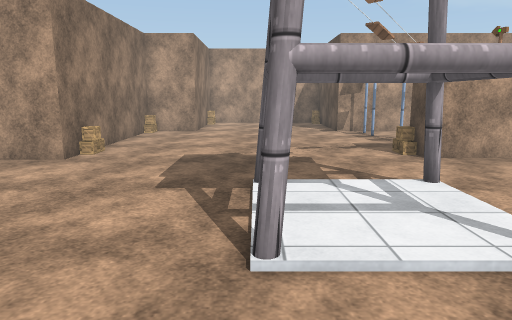
view 1 (above)

21 first-person views from a walk through a Unity game level. The camera is 1.5 m above the floor, tilts 10° down and sees 70° across. The floor is counted in squares, 1 m on a side. Each view is taken from the middle of a square. On the plan, view 1 faces up. The plan holds only what a view shows up to about 16 squares ahead; the rest is blank. The place goes on beyond the plan. The player is left out. Surface patterns are stand-ins for the level's own textures.

view 2
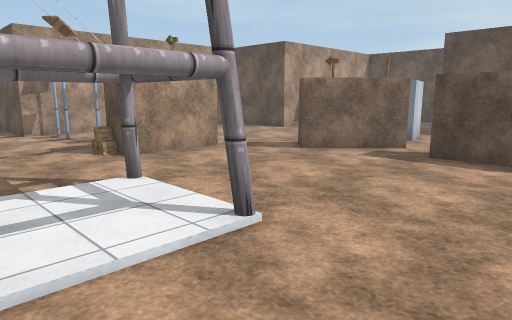

view 3
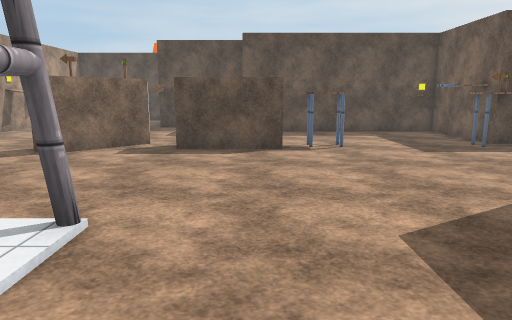

view 4
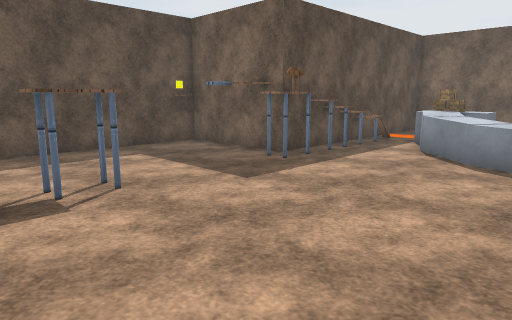

view 5
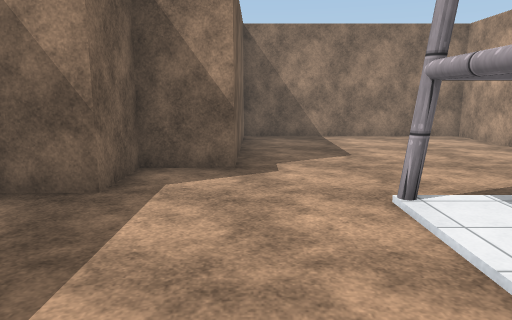

view 6
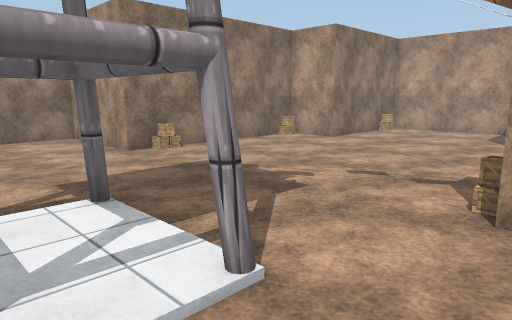

view 7
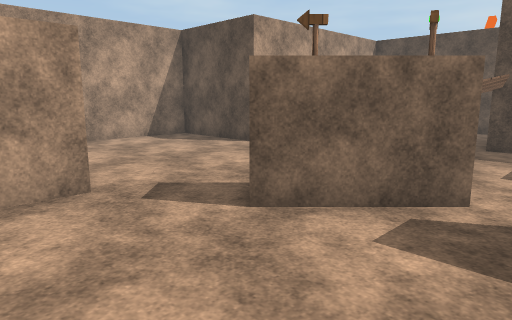

view 8
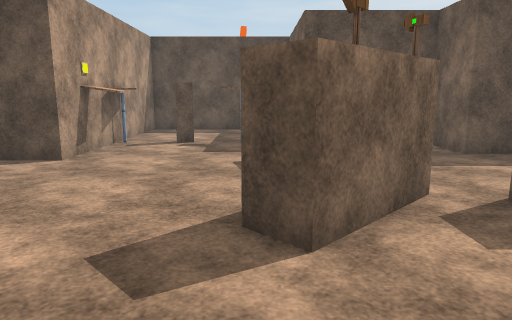

view 9
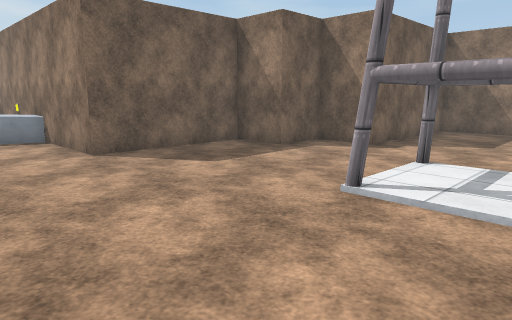

view 10
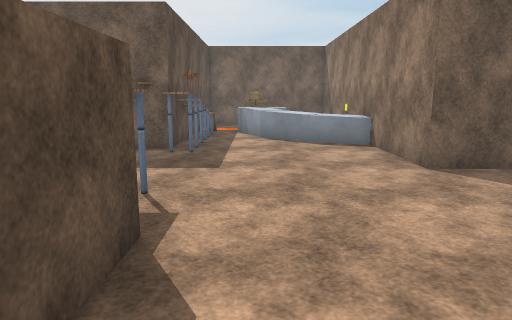

view 11
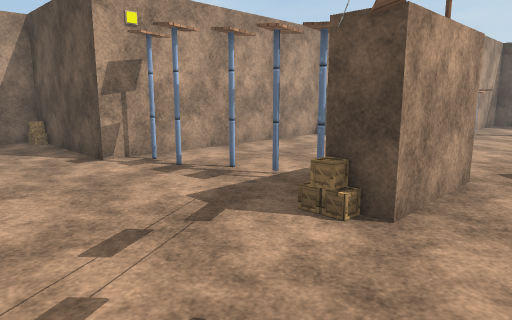

view 12
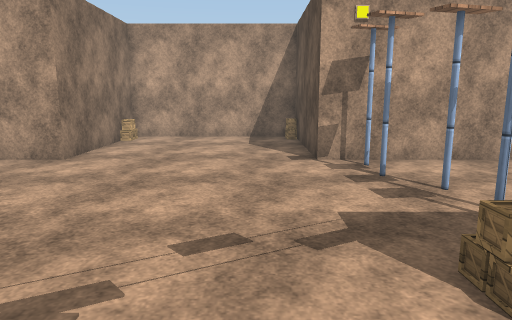

view 13
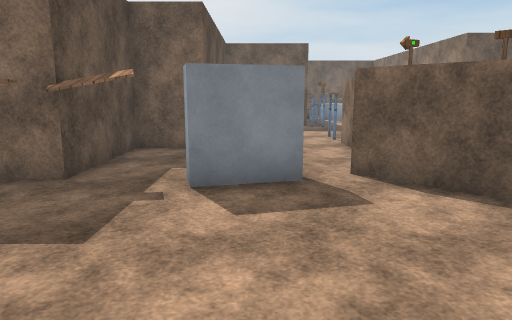

view 14
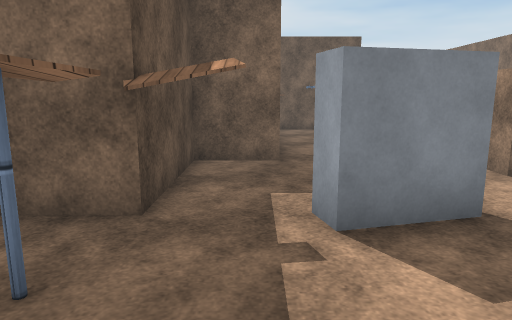

view 15
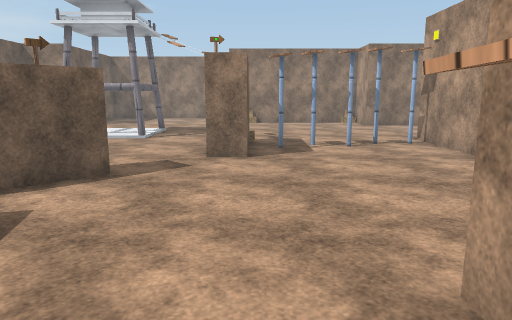

view 16
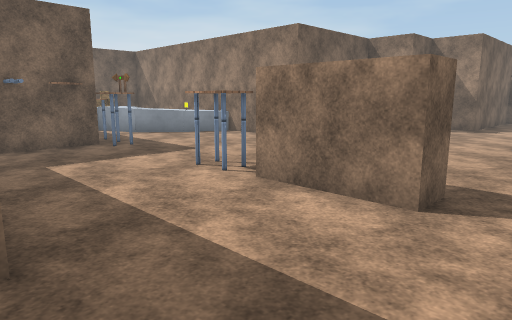

view 17
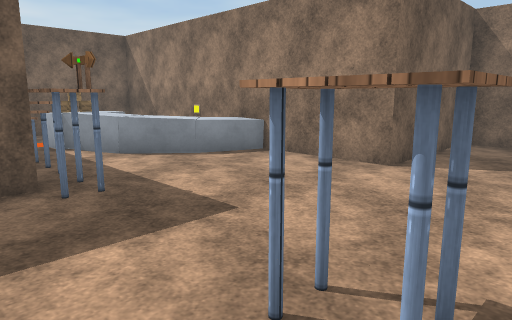

view 18
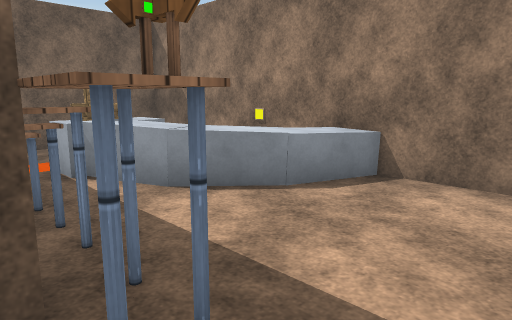

view 19
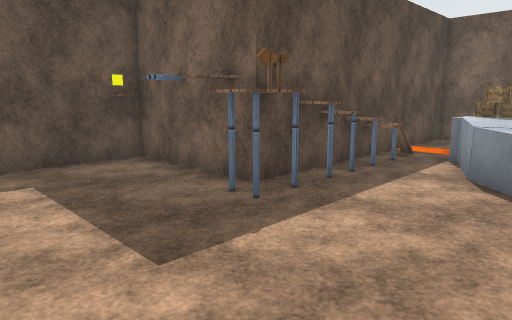

view 20
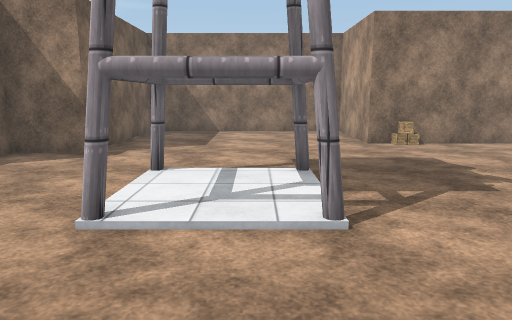

view 21
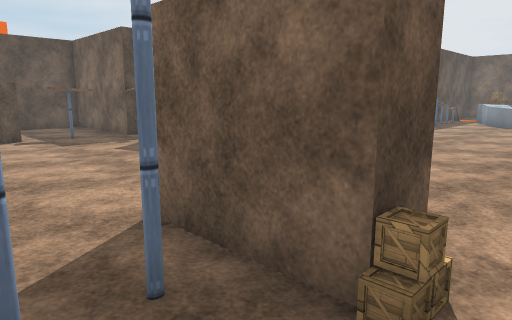

### Floor plan
Points are (right, up) in squares from view 1. A wall is a line through its corners. A room is listed if a view was taken in it or the views show most of it. See-through windows are left out.
Room 1 (views 1, 2, 3, 4, 5, 6, 7, 8, 9, 10, 11, 12, 13, 14, 15, 16, 17, 18, 19, 20, 21)
walls: (8.3, 6.4) (9, 7.2) (11.2, 5); (4.1, 9.4) (4.1, 9.8) (7.1, 9.8) (7.1, 8.8) (4.4, 8.8); (10.5, 4.2) (10.2, 4.6); (9.2, 0.1) (9.2, 3.3) (10.2, 3.3) (10.2, 0.2); (16.8, 9) (16.7, 9.5) (17.1, 9.6); (19.5, 11.5) (13.5, 11.5) (13.5, 15.5) (3.5, 15.5) (3.5, 20.6) (-2.5, 20.6) (-2.5, 15.5) (-4.5, 15.5) (-4.5, 8.6) (-8.5, 8.6) (-8.5, 0.6) (-2.5, 0.6) (-2.5, -1.4) (-0.6, -1.4) (-0.6, -3.4) (4.4, -3.4) (4.4, -13.5); (10.4, -13.5) (10.4, -6.5) (14.4, -6.5) (14.4, 1.5) (16.4, 1.5) (16.4, 5.5) (19.5, 5.5)
ways out: gap at (10, 0); gap at (10, 4); gap at (18, 9)
objects: other object (-4, 15); other object (0, 3); other object (0, 6); other object (1, 3) to (2, 3); other object (1, 6) to (2, 6); other object (3, 3); other object (3, 6); other object (3, 20); other object (4, -10) to (5, -10); other object (4, 9); other object (4, 14); other object (4, 15); other object (5, -8) to (6, -7); other object (5, 11); other object (5, 12); other object (5, 13); other object (7, -12) to (7, -11); other object (7, -10) to (8, -9); other object (7, -8); other object (8, -12); other object (8, -11); other object (9, -12) to (9, -11); other object (9, 6); other object (10, -11); other object (10, -10); other object (10, -9); other object (10, -8); other object (10, -7); other object (10, -6); other object (10, -2); other object (10, -1); other object (10, 5); other object (12, 5) to (14, 6); other object (14, -6); other object (15, 11); other object (16, 6); other object (16, 7) to (17, 8); other object (16, 11); other object (17, 7); other object (17, 11); other object (18, 11)

Positions as (right, up) in squares from view 1, and headings:
1: (0, 0), facing up
2: (0, 0), facing up-right
3: (-1, 1), facing right
4: (4, 1), facing down-right
5: (5, 1), facing left
6: (5, 4), facing up-left
7: (5, 3), facing up-right
8: (5, 7), facing right
9: (8, 6), facing down-left
10: (8, 4), facing down
11: (0, 7), facing up-right
12: (2, 7), facing up
13: (13, 12), facing down
14: (15, 10), facing down
15: (16, 10), facing left
16: (15, 5), facing down-left
17: (12, 0), facing down-left
18: (11, -4), facing down-left
19: (6, -2), facing down-right
20: (7, 5), facing left
21: (3, 12), facing down-right
